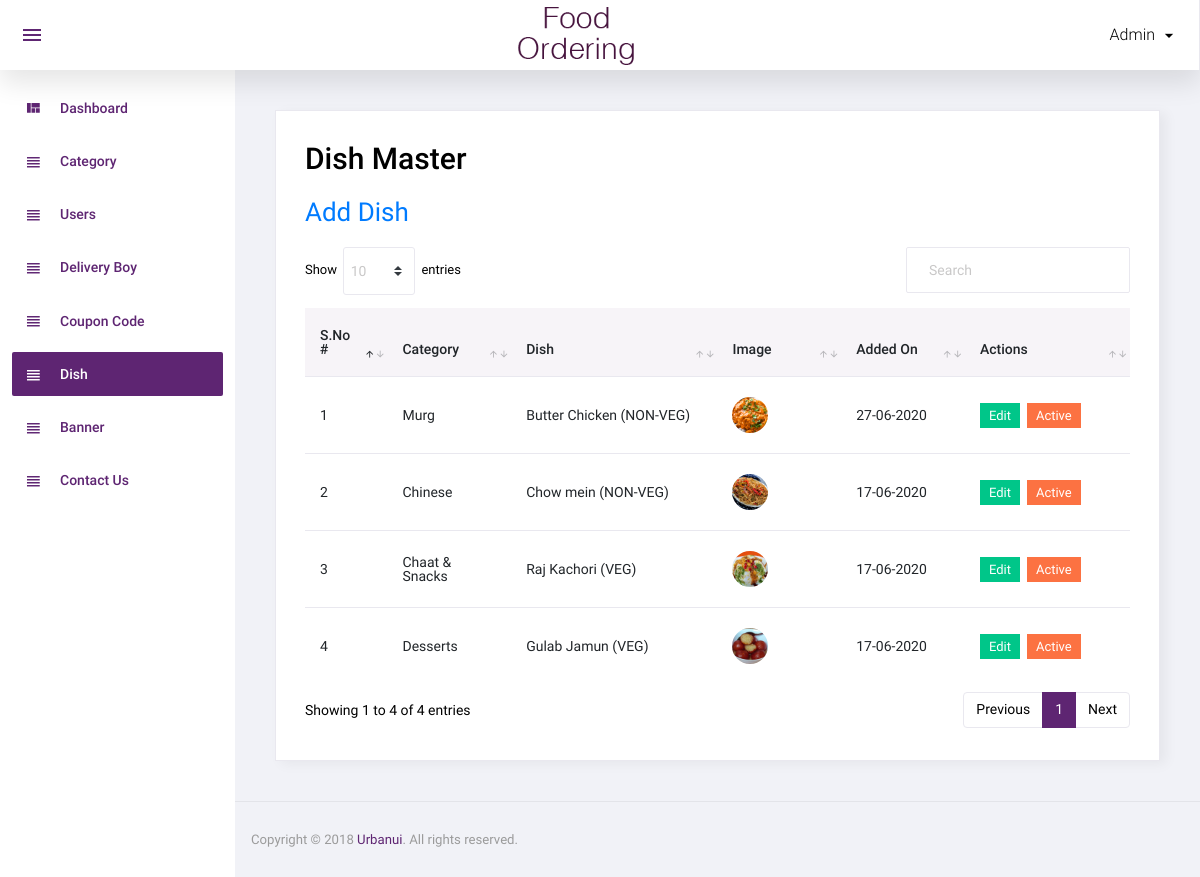
Page /admin/dish.php (signed in) on the committed database.
### tables this page shows
CREATE TABLE `dish` (
  `id` int(11) NOT NULL,
  `category_id` int(11) NOT NULL,
  `dish` varchar(100) NOT NULL,
  `dish_detail` text NOT NULL,
  `image` varchar(100) NOT NULL,
  `type` enum('veg','non-veg') NOT NULL,
  `status` int(11) NOT NULL,
  `added_on` datetime NOT NULL
);

CREATE TABLE `category` (
  `id` int(11) NOT NULL,
  `category` varchar(50) NOT NULL,
  `order_number` int(11) NOT NULL,
  `status` int(11) NOT NULL,
  `added_on` datetime NOT NULL
);

### admin/dish.php (the view, shortened to what this page needs)
<?php
include('top.php');
$sql="select dish.*,category.category from dish,category where dish.category_id=category.id order by dish.id desc";
$res=mysqli_query($con,$sql);
?>
  <div class="card">
            <div class="card-body">
              <h1 class="grid_title">Dish Master</h1>
			  <a href="manage_dish.php" class="add_link">Add Dish</a>
			  <div class="row grid_box">
                <div class="col-12">
                  <div class="table-responsive">
                    <table id="order-listing" class="table">
                      <thead>
                        <tr>
                            <th width="10%">S.No #</th>
                            <th width="15%">Category</th>
                            <th width="25%">Dish</th>
							<th width="15%">Image</th>
							<th width="15%">Added On</th>
                            <th width="20%">Actions</th>
                        </tr>
                      </thead>
                      <tbody>
                        <?php if(mysqli_num_rows($res)>0){
						$i=1;
						while($row=mysqli_fetch_assoc($res)){
						?>
						<tr>
                            <td><?php echo $i?></td>
                            <td><?php echo $row['category']?></td>
							<td><?php echo $row['dish']?> (<?php echo strtoupper($row['type'])?>)</td>
							<td><a target="_blank" href="<?php echo SITE_DISH_IMAGE.$row['image']?>"><img src="<?php echo SITE_DISH_IMAGE.$row['image']?>"/></a></td>
							<td>
							<?php
							$dateStr=strtotime($row['added_on']);
							echo date('d-m-Y',$dateStr);
							?>
							</td>
							<td>
								<a href="manage_dish.php?id=<?php echo $row['id']?>"><label class="badge badge-success hand_cursor">Edit</label></a>&nbsp;
								<?php
								if($row['status']==1){
								?>
								<a href="?id=<?php echo $row['id']?>&type=deactive"><label class="badge badge-danger hand_cursor">Active</label></a>
								<?php
								}else{
								?>
								<a href="?id=<?php echo $row['id']?>&type=active"><label class="badge badge-info hand_cursor">Deactive</label></a>
								<?php
								}
								?>
							</td>
                        </tr>
                        <?php
						$i++;
						} } else { ?>
						<tr>
							<td colspan="5">No data found</td>
						</tr>
						<?php } ?>
                      </tbody>
                    </table>
                  </div>
				</div>
              </div>
            </div>
          </div>
<?php include('footer.php');?>

### rows in the picture
dish: category.category "Murg", dish "Butter Chicken", type "NON-VEG", image (picture), added_on "27-06-2020"
dish: category.category "Chinese", dish "Chow mein", type "NON-VEG", image (picture), added_on "17-06-2020"
dish: category.category "Chaat & Snacks", dish "Raj Kachori", type "VEG", image (picture), added_on "17-06-2020"
dish: category.category "Desserts", dish "Gulab Jamun", type "VEG", image (picture), added_on "17-06-2020"

### other values in the picture
$_SESSION['ADMIN_USER'] "Admin"
